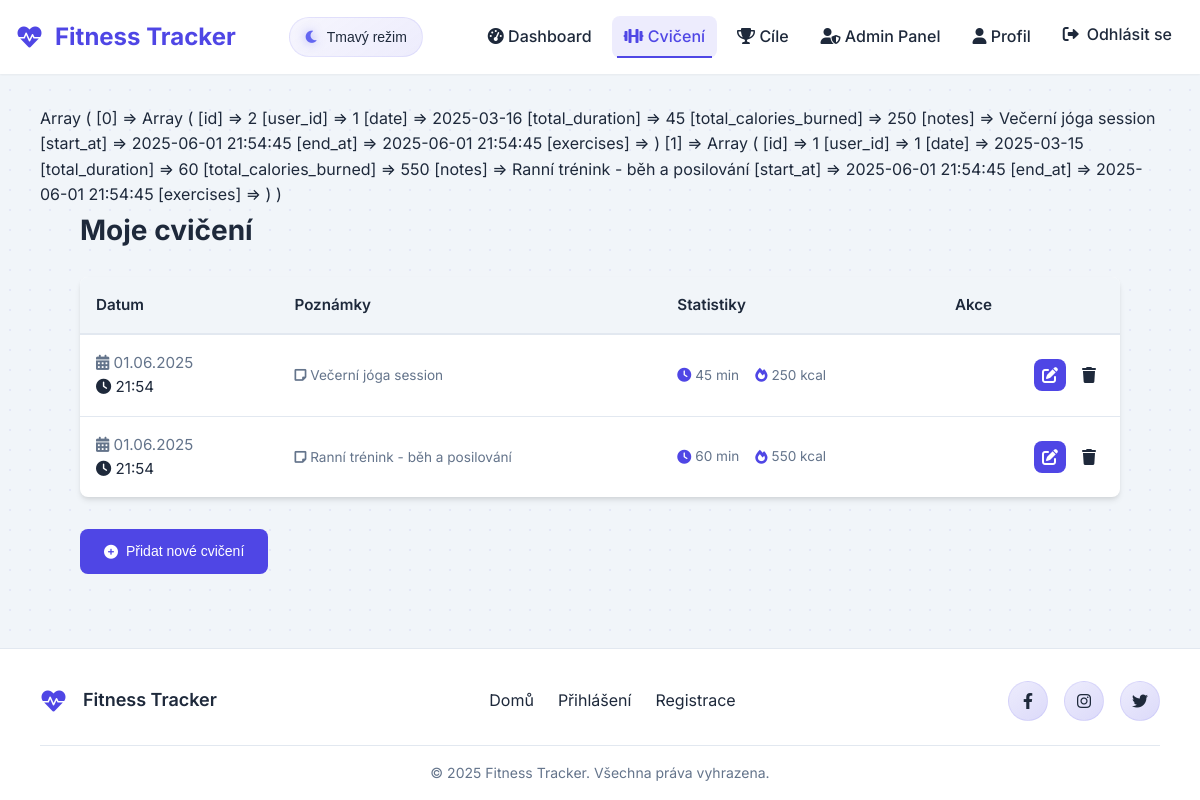
The page /index.php?page=exercises (signed in) on the database its author committed.
### tables this page shows
CREATE TABLE IF NOT EXISTS training_sessions (
    id INT AUTO_INCREMENT NOT NULL primary key,
    user_id INT NOT NULL,
    date DATE NOT NULL,
    total_duration INT,
    total_calories_burned INT,
    notes TEXT,
    start_at TIMESTAMP DEFAULT CURRENT_TIMESTAMP,
    end_at TIMESTAMP DEFAULT CURRENT_TIMESTAMP,
    FOREIGN KEY (user_id) REFERENCES users(id) ON DELETE CASCADE
);

### src/controllers/ExerciseController.php (called while the page is built, shortened)
<?php
class ExerciseController {
    private $exerciseModel;
    public function __construct($exerciseModel) {
        $this->exerciseModel = $exerciseModel;
    }
    public function showExercises() {
        $userId = $_SESSION['user_id'];
        $exercises = $this->exerciseModel->getAllTrainingSessionsByUser($userId);
        include __DIR__ . '/../views/exercises.php';
    }
}
?>

### src/models/Exercise.php (called while the page is built, shortened)
<?php
class Exercise {
    private $pdo;
    public function __construct($pdo) {
        $this->pdo = $pdo;
    }
    public function getAllTrainingSessionsByUser($userId, $limit = null, $offset = 0) {
        $sql = "SELECT ts.*,
                GROUP_CONCAT(
                    CONCAT(ie.name, '|', tee.sets, '|', tee.reps, '|', tee.weight, '|', tee.distance, '|', ie.exercise_type)
                    SEPARATOR '||'
                ) as exercises
                FROM training_sessions ts
                LEFT JOIN training_exercise_entries tee ON ts.id = tee.training_session_id
                LEFT JOIN individual_exercises ie ON tee.individual_exercise_id = ie.id
                WHERE ts.user_id = :userId
                GROUP BY ts.id
                ORDER BY ts.date DESC";
        $stmt = $this->pdo->prepare($sql);
        $stmt->bindParam(':userId', $userId, PDO::PARAM_INT);
        $stmt->execute();
        return $stmt->fetchAll(PDO::FETCH_ASSOC);
    }
}
?>

### src/views/exercises.php (the view, shortened to what this page needs)
<?php
include 'header.php';
print_r($exercises);
?>
<div class="container mt-4">
    <h2>Moje cvičení</h2>
    <?php if (empty($exercises)): ?>
        <div class="alert alert-info">
            Zatím nemáte žádná zaznamenaná cvičení.
        </div>
    <?php else: ?>
    <div class="exercises-table-container animate__animated animate__fadeIn">
        <table class="exercises-table table table-hover shadow-sm">
            <thead class="bg-light">
                <tr>
                    <th>Datum</th>
                    <th>Poznámky</th>
                    <th>Statistiky</th>
                    <th>Akce</th>
                </tr>
            </thead>
            <tbody>
                <?php foreach ($exercises as $exercise): ?>
                    <tr class="exercise-row">
                        <td>
                            <span class="exercise-date fw-bold">
                                <i class="fas fa-calendar-alt text-primary me-2"></i>
                                <?= date('d.m.Y', strtotime($exercise['start_at'])) ?>
                            </span>
                            <div class="text-muted small">
                                <i class="fas fa-clock me-1"></i>
                                <?= date('H:i', strtotime($exercise['start_at'])) ?>
                            </div>
                        </td>
                        <td>
                            <span class="exercise-notes">
                                <?php if (!empty($exercise['notes'])): ?>
                                    <i class="fas fa-sticky-note text-info me-2"></i>
                                    <?= htmlspecialchars($exercise['notes']) ?>
                                <?php else: ?>
                                    <span class="text-muted"><i class="fas fa-sticky-note me-2"></i>Žádné poznámky</span>
                                <?php endif; ?>
                            </span>
                        </td>
                        <td>
                            <div class="exercise-stats d-flex flex-column gap-1">
                                <span class="exercise-stat badge bg-light text-dark">
                                    <i class="fas fa-clock text-success me-1"></i>
                                    <?= $exercise['total_duration'] ? $exercise['total_duration'] . ' min' : 'N/A' ?>
                                </span>
                                <span class="exercise-stat badge bg-light text-dark">
                                    <i class="fas fa-fire text-danger me-1"></i>
                                    <?= $exercise['total_calories_burned'] ? $exercise['total_calories_burned'] . ' kcal' : 'N/A' ?>
                                </span>
                            </div>
                        </td>
                        <td>
                            <div class="exercise-actions d-flex gap-2">
                                <a href="index.php?page=edit_exercise&id=<?= $exercise['id'] ?>" class="btn btn-sm btn-primary" title="Upravit">
                                    <i class="fas fa-edit"></i>
                                </a>
                                <form action="index.php?page=exercises&action=delete_exercise&id=<?= $exercise['id'] ?>" method="post" onsubmit="return confirm('Opravdu chcete smazat toto cvičení?')">
                                    <button type="submit" class="btn btn-sm btn-danger" title="Smazat">
                                        <i class="fas fa-trash"></i>
                                    </button>
                                </form>
                            </div>
                        </td>
                    </tr>
                <?php endforeach; ?>
            </tbody>
        </table>
    </div>
    <?php endif; ?>
    <div class="mb-3 mt-4 animate__animated animate__fadeInUp">
        <button class="btn btn-primary" onclick="window.location.href='index.php?page=add_exercise'">
            <i class="fas fa-plus-circle me-2"></i>Přidat nové cvičení
        </button>
    </div>
</div>
<?php
include 'footer.php';
?>

### rows shown on the page
training_sessions: start_at "01.06.2025", start_at "21:54", notes "Večerní jóga session", total_duration "45", total_calories_burned "250"
training_sessions: start_at "01.06.2025", start_at "21:54", notes "Ranní trénink - běh a posilování", total_duration "60", total_calories_burned "550"
